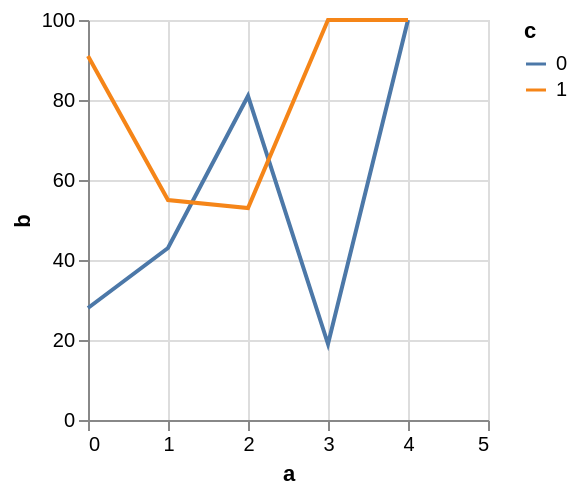

Source (Vega-Lite JSON):
### Vega specification from a JSON file in a GitHub repository (floating-point values rounded to 4 significant figures)
{"$schema": "https://vega.github.io/schema/vega/v5.json", "background": "white", "padding": 5, "width": 200, "height": 200, "style": "cell", "data": [{"name": "source_0", "values": [{"a": 0, "b": 28, "c": 0}, {"a": 0, "b": 91, "c": 1}, {"a": 1, "b": 43, "c": 0}, {"a": 1, "b": 55, "c": 1}, {"a": 2, "b": 81, "c": 0}, {"a": 2, "b": 53, "c": 1}, {"a": 3, "b": 19, "c": 0}]}, {"name": "data_0", "source": "source_0", "transform": [{"type": "formula", "expr": "toNumber(datum[\"a\"])", "as": "a"}, {"type": "impute", "field": "b", "key": "a", "keyvals": [4], "method": "value", "groupby": ["c"], "value": null}, {"type": "formula", "expr": "datum.b === null ? 100 : datum.b", "as": "b"}]}], "marks": [{"name": "pathgroup", "type": "group", "from": {"facet": {"name": "faceted_path_main", "data": "data_0", "groupby": ["c"]}}, "encode": {"update": {"width": {"field": {"group": "width"}}, "height": {"field": {"group": "height"}}}}, "marks": [{"name": "marks", "type": "line", "style": ["line"], "sort": {"field": "datum[\"a\"]"}, "from": {"data": "faceted_path_main"}, "encode": {"update": {"stroke": {"scale": "color", "field": "c"}, "x": {"scale": "x", "field": "a"}, "y": {"scale": "y", "field": "b"}, "defined": {"signal": "isValid(datum[\"a\"]) && isFinite(+datum[\"a\"]) && isValid(datum[\"b\"]) && isFinite(+datum[\"b\"])"}}}}]}], "scales": [{"name": "x", "type": "linear", "domain": {"data": "data_0", "field": "a"}, "range": [0, {"signal": "width"}], "nice": 1, "zero": false}, {"name": "y", "type": "linear", "domain": {"data": "data_0", "field": "b"}, "range": [{"signal": "height"}, 0], "nice": true, "zero": true}, {"name": "color", "type": "ordinal", "domain": {"data": "data_0", "field": "c", "sort": true}, "range": "category"}], "axes": [{"scale": "x", "orient": "bottom", "gridScale": "y", "grid": true, "tickCount": {"signal": "ceil(width/40)"}, "domain": false, "labels": false, "maxExtent": 0, "minExtent": 0, "ticks": false, "zindex": 0}, {"scale": "y", "orient": "left", "gridScale": "x", "grid": true, "tickCount": {"signal": "ceil(height/40)"}, "domain": false, "labels": false, "maxExtent": 0, "minExtent": 0, "ticks": false, "zindex": 0}, {"scale": "x", "orient": "bottom", "grid": false, "title": "a", "labelFlush": true, "labelOverlap": true, "tickCount": {"signal": "ceil(width/40)"}, "zindex": 0}, {"scale": "y", "orient": "left", "grid": false, "title": "b", "labelOverlap": true, "tickCount": {"signal": "ceil(height/40)"}, "zindex": 0}], "legends": [{"stroke": "color", "gradientLength": {"signal": "clamp(height, 64, 200)"}, "symbolType": "stroke", "title": "c"}], "config": {"background": "white"}}
